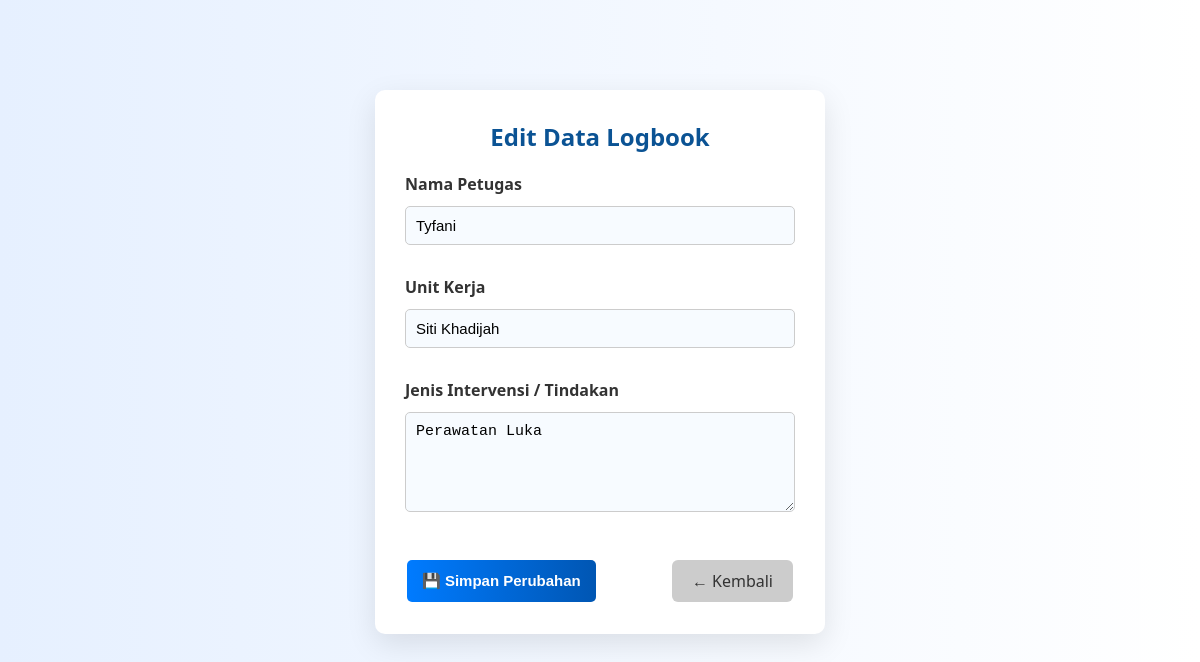
/edit_logbook.php?id=5 (signed in), run on the app's committed database.
### tables this page shows
CREATE TABLE `logbook` (
  `id` int(11) NOT NULL,
  `nama` varchar(100) DEFAULT NULL,
  `unit` varchar(100) DEFAULT NULL,
  `tanggal` date DEFAULT NULL,
  `intervensi` text DEFAULT NULL,
  `no_rm` varchar(50) DEFAULT NULL,
  `spo` varchar(10) DEFAULT NULL,
  `ttd` varchar(100) DEFAULT NULL,
  `shift` varchar(10) DEFAULT NULL,
  `status` enum('pending','disetujui','ditolak') DEFAULT 'pending'
);

### edit_logbook.php (the view, shortened to what this page needs)
<?php
include 'db.php';
$id = $_GET['id'];
$data = mysqli_fetch_assoc(mysqli_query($conn, "SELECT * FROM logbook WHERE id='$id'"));
?>
<!DOCTYPE html>
<html>
<head>
  <link rel="stylesheet" href="style.css">
</head>
<body>
<div class="form-container">
  <h2>Edit Data Logbook</h2>
  <form method="post">
    <label>Nama Petugas</label>
    <input type="text" name="nama" value="<?= htmlspecialchars($data['nama']) ?>" <?= ($_SESSION['role'] == 'petugas') ? 'readonly' : 'required' ?>>
    <label>Unit Kerja</label>
    <input type="text" name="unit" value="<?= htmlspecialchars($data['unit']) ?>" required>
    <label>Jenis Intervensi / Tindakan</label>
    <textarea name="intervensi" required><?= htmlspecialchars($data['intervensi']) ?></textarea>
    <div class="form-actions">
      <button type="submit" class="btn-primary">💾 Simpan Perubahan</button>
      <a href="dashboard.php" class="btn-secondary">← Kembali</a>
    </div>
  </form>
</div>
</body>
</html>

### style.css (style rules this page uses)
* { margin: 0; padding: 0; box-sizing: border-box; }
body { font-family: 'Segoe UI', Tahoma, Geneva, Verdana, sans-serif; background: linear-gradient(to right, #e6f0ff, #ffffff); color: #333; min-height: 100vh; padding: 40px; }
h2 { text-align: center; color: #0056b3; margin-bottom: 24px; }
form label { display: block; margin-bottom: 6px; font-weight: 500; color: #333; }
form input[type="text"], form input[type="password"], form input[type="date"], form select, form textarea { width: 100%; padding: 12px; border: 1px solid #2270f7f5; border-radius: 8px; margin-bottom: 16px; font-size: 15px; background: #f7fbff; transition: 0.3s border ease; }
button, a.button-link { background: linear-gradient(to right, #007bff, #0056b3); color: white; padding: 12px 24px; border: none; border-radius: 6px; cursor: pointer; font-size: 15px; transition: background 0.3s ease; text-decoration: none; display: inline-block; margin-top: 10px; }
button { margin: 2px; padding: 5px 8px; border: none; background-color: #1a98f9; color: white; border-radius: 3px; cursor: pointer; }
a { margin: 2px; text-decoration: none; }
body { background-color: #f2f8ff; font-family: 'Segoe UI', sans-serif; color: #333; }
.form-container { width: 450px; margin: 50px auto; padding: 30px; background: white; border-radius: 10px; box-shadow: 0 10px 30px rgba(0,0,0,0.1); }
.form-container h2 { text-align: center; color: #0b5394; margin-bottom: 20px; }
.form-container label { display: block; margin-top: 15px; font-weight: bold; color: #333; }
.form-container input[type="text"], .form-container textarea { width: 100%; padding: 10px; margin-top: 5px; border: 1px solid #ccc; border-radius: 5px; }
textarea { resize: vertical; min-height: 100px; }
.form-actions { margin-top: 25px; display: flex; justify-content: space-between; }
.btn-primary { background: linear-gradient(to right, #007bff, #0056b3); color: white; border: none; padding: 10px 20px; border-radius: 6px; cursor: pointer; text-decoration: none; font-weight: 600; }
.btn-secondary { background-color: #ccc; color: #333; padding: 10px 20px; text-decoration: none; border-radius: 6px; }
.btn-primary { background-color: #007bff; color: white; border: none; padding: 7px 15px; border-radius: 5px; cursor: pointer; }

### data on the page
logbook: nama "Tyfani", unit "Siti Khadijah", intervensi "Perawatan Luka"
